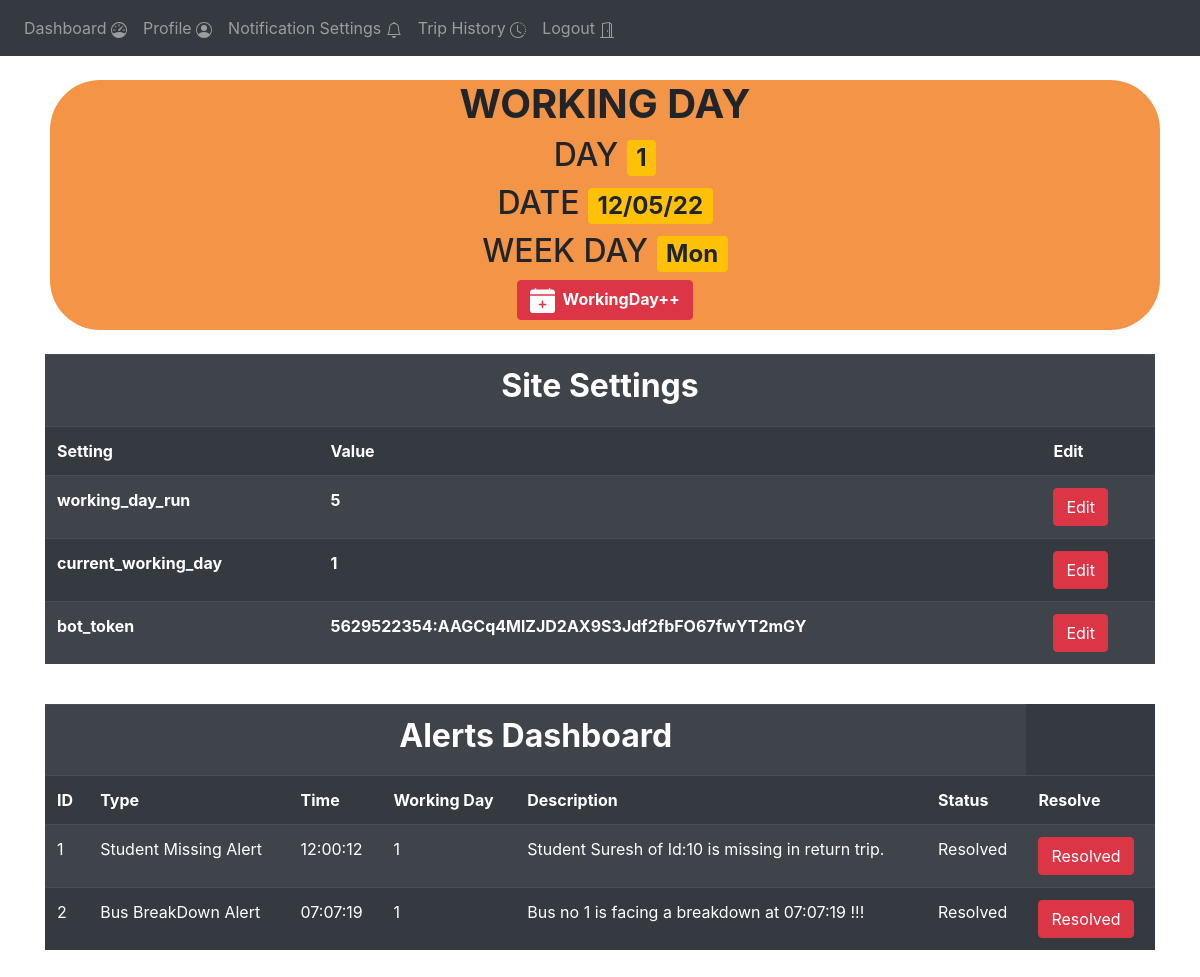
Page /admin-home (signed in) on the committed database.
### website/models.py (models this page shows)
class Working_day(db.Model):
    day = db.Column(db.Integer, primary_key=True)
    date = db.Column(db.String(15))
    week_day = db.Column(db.String(15))
    trips_created = db.Column(db.String(1))

class Site_settings(db.Model):
    key =  db.Column(db.String ,primary_key=True )
    value =  db.Column(db.String)

class Alerts(db.Model):
    id = db.Column(db.Integer, primary_key=True)
    working_day = db.Column(db.Integer)
    type = db.Column(db.String(15))
    time = db.Column(db.String(15))
    description = db.Column(db.String(50))
    status = db.Column(db.String(15))

### website/views.py (the view)
@views.route('/admin-home', methods=['GET', 'POST'])
@login_required
def admin_home():
    working_day = Site_settings.query.filter_by(key="current_working_day").first().value
    w = Working_day.query.filter_by(day=working_day).first()
    ss = Site_settings.query.all()
    trips = Trips.query.filter_by(working_day=w.day)
    alerts = Alerts.query.all()
    return render_template("admin_home.html" , user = current_user, w = w , ss= ss , trips=trips , alerts = alerts)

### website/__init__.py (called while the page is built)
def create_app():
    app = Flask(__name__)
    app.config['SECRET_KEY'] = '#itsactuallyapassword'
    app.config['SQLALCHEMY_DATABASE_URI'] = f'sqlite:///{DB_NAME}'
    db.init_app(app)
    from .views import views
    from .auth import auth
    app.register_blueprint(views, url_prefix='/')
    app.register_blueprint(auth, url_prefix='/')
    from .models import User
    create_database(app)
    login_manager = LoginManager()
    login_manager.login_view = 'auth.login'
    login_manager.init_app(app)
    @login_manager.user_loader
    def load_user(id):
        return User.query.get(int(id))
    return app

### website/templates/admin_home.html (shortened to what this page needs)
{% extends "base.html" %}
{% block content %}
<br>
<div class="container-md" style="background-color: rgb(243, 148, 70);align-content: center ;text-align: center ;margin-left: 5px;margin-right: 5px;padding-left: 5px;padding-right:5px ; padding-bottom : 10px;border-radius: 50px;">
  <h1><b>WORKING DAY</h1></b>
  <h2>DAY  <span class="badge bg-warning">{{w.day}}</span></h2>
  <h2>DATE <span class="badge bg-warning">{{w.date}}</span></h2>
  <h2>WEEK DAY  <span class="badge bg-warning">{{w.week_day}}</span></h2>
  <button  class = "btn btn-danger" onclick="increment_working_day()"><b>
    <span>
  </span>&nbsp;WorkingDay++
</b></button>
</div>
<br>
<div class="conatiner-sm">
  <table class="table table-striped table-dark">
    <tr>
      <th colspan="3"><h2 align="center"><b>Site Settings</b></h2></th>
    </tr>
    <tr>
      <th>Setting</th>
      <th>Value</th>
      <th>Edit</th>
    </tr>
    {% for s in ss %}
      <tr>
        <th>{{s.key}}</th>
        <th>{{s.value}}</th>
        <th><button class="btn btn-danger">Edit</button></th>
      </tr>
    {% endfor%}
  </table>
</div>
<br>
<div class="conatiner-sm">
  <table class="table table-striped table-dark">
    <tr>
      <th colspan="6"><h2 align="center"><b>Alerts Dashboard</b></h2></th>
    </tr>
    <tr>
      <th>ID</th>
      <th>Type</th>
      <th>Time</th>
      <th>Working Day</th>
      <th>Description</th>
      <th>Status</th>
      <th>Resolve</th>
    </tr>
      {%for alert in alerts%}
      <tr>
      <td>{{alert.id}}</td>
      <td>{{alert.type}}</td>
      <td>{{alert.time}}</td>
      <td>{{alert.working_day}}</td>
      <td>{{alert.description}}</td>
      <td>{{alert.status}}</td>
      <td><btn class="btn btn-danger" onclick="resolve_alert({{alert.id}});">Resolved</btn></td>
      </tr>
      {%endfor%}
  </table>
</div>
<br>
{% endblock %}

### rows in the picture
Working_day: day "1", date "12/05/22", week_day "Mon"
Site_settings: key "working_day_run", value "5"
Site_settings: key "current_working_day", value "1"
Site_settings: key "bot_token", value "5629522354:AAGCq4MlZJD2AX9S3Jdf2fbFO67fwYT2mGY"
Alerts: id "1", type "Student Missing Alert", time "12:00:12", working_day "1", description "Student Suresh of Id:10 is missing in return trip.", status "Resolved"
Alerts: id "2", type "Bus BreakDown Alert", time "07:07:19", working_day "1", description "Bus no 1 is facing a breakdown at 07:07:19 !!!", status "Resolved"
